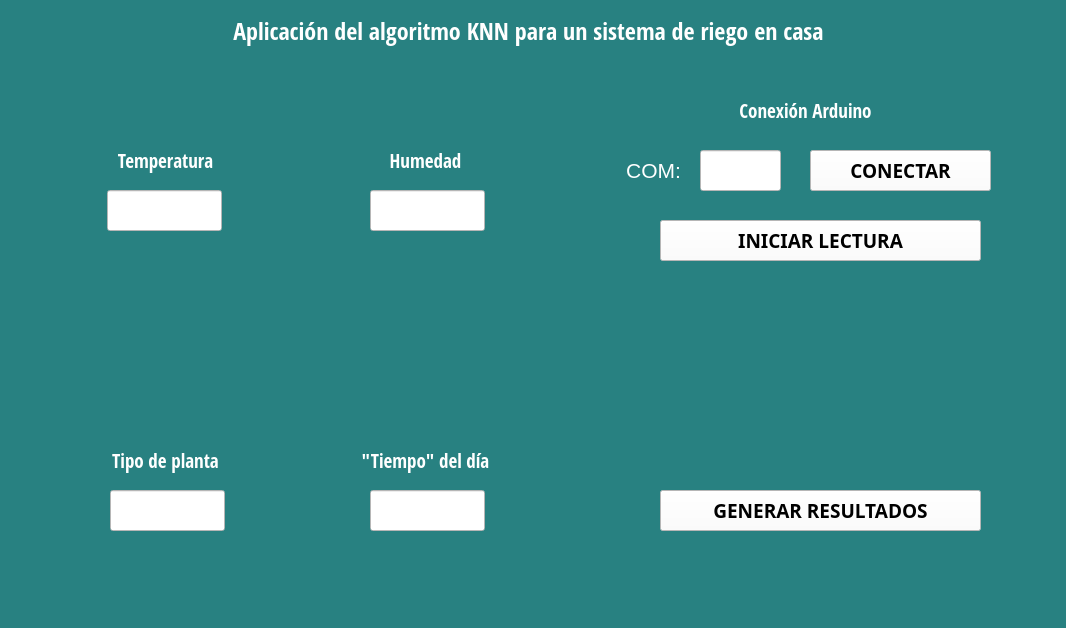
<?xml version="1.0" encoding="UTF-8"?>
<ui version="4.0">
 <class>MainWindow</class>
 <widget class="QMainWindow" name="MainWindow">
  <property name="geometry">
   <rect>
    <x>0</x>
    <y>0</y>
    <width>1066</width>
    <height>628</height>
   </rect>
  </property>
  <property name="maximumSize">
   <size>
    <width>1366</width>
    <height>768</height>
   </size>
  </property>
  <property name="windowTitle">
   <string>Proyecto Final</string>
  </property>
  <property name="styleSheet">
   <string notr="true">
background-color: rgb(40, 129, 129)</string>
  </property>
  <widget class="QWidget" name="centralwidget">
   <widget class="QLabel" name="label">
    <property name="geometry">
     <rect>
      <x>18</x>
      <y>10</y>
      <width>1021</width>
      <height>41</height>
     </rect>
    </property>
    <property name="font">
     <font>
      <family>Open Sans Condensed</family>
      <pointsize>18</pointsize>
      <weight>75</weight>
      <bold>true</bold>
     </font>
    </property>
    <property name="styleSheet">
     <string notr="true">color: rgb(255, 255, 255);</string>
    </property>
    <property name="text">
     <string>Aplicación del algoritmo KNN para un sistema de riego en casa</string>
    </property>
    <property name="alignment">
     <set>Qt::AlignCenter</set>
    </property>
   </widget>
   <widget class="QLabel" name="label_2">
    <property name="geometry">
     <rect>
      <x>690</x>
      <y>90</y>
      <width>231</width>
      <height>41</height>
     </rect>
    </property>
    <property name="font">
     <font>
      <family>Open Sans Condensed</family>
      <pointsize>14</pointsize>
      <weight>75</weight>
      <bold>true</bold>
     </font>
    </property>
    <property name="styleSheet">
     <string notr="true">color: rgb(255, 255, 255);</string>
    </property>
    <property name="text">
     <string>Conexión Arduino</string>
    </property>
    <property name="alignment">
     <set>Qt::AlignCenter</set>
    </property>
   </widget>
   <widget class="QLabel" name="label_3">
    <property name="geometry">
     <rect>
      <x>600</x>
      <y>150</y>
      <width>81</width>
      <height>41</height>
     </rect>
    </property>
    <property name="font">
     <font>
      <family>Arial</family>
      <pointsize>16</pointsize>
     </font>
    </property>
    <property name="styleSheet">
     <string notr="true">color: rgb(255, 255, 255);</string>
    </property>
    <property name="text">
     <string>COM:</string>
    </property>
    <property name="alignment">
     <set>Qt::AlignRight|Qt::AlignTrailing|Qt::AlignVCenter</set>
    </property>
   </widget>
   <widget class="QPushButton" name="btn_conectar">
    <property name="geometry">
     <rect>
      <x>810</x>
      <y>150</y>
      <width>181</width>
      <height>41</height>
     </rect>
    </property>
    <property name="font">
     <font>
      <family>Frutiger LT Std 47 Light Cn</family>
      <pointsize>14</pointsize>
      <weight>75</weight>
      <bold>true</bold>
     </font>
    </property>
    <property name="styleSheet">
     <string notr="true">background-color: rgb(255, 255, 255);</string>
    </property>
    <property name="text">
     <string>CONECTAR</string>
    </property>
   </widget>
   <widget class="QPushButton" name="btn_iniciar">
    <property name="geometry">
     <rect>
      <x>660</x>
      <y>220</y>
      <width>321</width>
      <height>41</height>
     </rect>
    </property>
    <property name="font">
     <font>
      <family>Frutiger LT Std 47 Light Cn</family>
      <pointsize>14</pointsize>
      <weight>75</weight>
      <bold>true</bold>
     </font>
    </property>
    <property name="styleSheet">
     <string notr="true">background-color: rgb(255, 255, 255);</string>
    </property>
    <property name="text">
     <string>INICIAR LECTURA</string>
    </property>
   </widget>
   <widget class="QLabel" name="label_4">
    <property name="geometry">
     <rect>
      <x>50</x>
      <y>140</y>
      <width>231</width>
      <height>41</height>
     </rect>
    </property>
    <property name="font">
     <font>
      <family>Open Sans Condensed</family>
      <pointsize>14</pointsize>
      <weight>75</weight>
      <bold>true</bold>
     </font>
    </property>
    <property name="styleSheet">
     <string notr="true">color: rgb(255, 255, 255);
</string>
    </property>
    <property name="text">
     <string>Temperatura</string>
    </property>
    <property name="alignment">
     <set>Qt::AlignCenter</set>
    </property>
   </widget>
   <widget class="QLabel" name="label_5">
    <property name="geometry">
     <rect>
      <x>310</x>
      <y>140</y>
      <width>231</width>
      <height>41</height>
     </rect>
    </property>
    <property name="font">
     <font>
      <family>Open Sans Condensed</family>
      <pointsize>14</pointsize>
      <weight>75</weight>
      <bold>true</bold>
     </font>
    </property>
    <property name="styleSheet">
     <string notr="true">color: rgb(255, 255, 255);
</string>
    </property>
    <property name="text">
     <string>Humedad</string>
    </property>
    <property name="alignment">
     <set>Qt::AlignCenter</set>
    </property>
   </widget>
   <widget class="QLabel" name="label_6">
    <property name="geometry">
     <rect>
      <x>50</x>
      <y>440</y>
      <width>231</width>
      <height>41</height>
     </rect>
    </property>
    <property name="font">
     <font>
      <family>Open Sans Condensed</family>
      <pointsize>14</pointsize>
      <weight>75</weight>
      <bold>true</bold>
     </font>
    </property>
    <property name="styleSheet">
     <string notr="true">color: rgb(255, 255, 255);
</string>
    </property>
    <property name="text">
     <string>Tipo de planta</string>
    </property>
    <property name="alignment">
     <set>Qt::AlignCenter</set>
    </property>
   </widget>
   <widget class="QLabel" name="label_7">
    <property name="geometry">
     <rect>
      <x>310</x>
      <y>440</y>
      <width>231</width>
      <height>41</height>
     </rect>
    </property>
    <property name="font">
     <font>
      <family>Open Sans Condensed</family>
      <pointsize>14</pointsize>
      <weight>75</weight>
      <bold>true</bold>
     </font>
    </property>
    <property name="styleSheet">
     <string notr="true">color: rgb(255, 255, 255);
</string>
    </property>
    <property name="text">
     <string>&quot;Tiempo&quot; del día</string>
    </property>
    <property name="alignment">
     <set>Qt::AlignCenter</set>
    </property>
   </widget>
   <widget class="QPushButton" name="btn_resultados">
    <property name="geometry">
     <rect>
      <x>660</x>
      <y>490</y>
      <width>321</width>
      <height>41</height>
     </rect>
    </property>
    <property name="font">
     <font>
      <family>Frutiger LT Std 47 Light Cn</family>
      <pointsize>14</pointsize>
      <weight>75</weight>
      <bold>true</bold>
     </font>
    </property>
    <property name="styleSheet">
     <string notr="true">background-color: rgb(255, 255, 255);</string>
    </property>
    <property name="text">
     <string>GENERAR RESULTADOS</string>
    </property>
   </widget>
   <widget class="QLineEdit" name="txt_com">
    <property name="geometry">
     <rect>
      <x>700</x>
      <y>150</y>
      <width>81</width>
      <height>41</height>
     </rect>
    </property>
    <property name="font">
     <font>
      <family>Frutiger LT Std 47 Light Cn</family>
      <pointsize>11</pointsize>
      <weight>75</weight>
      <bold>true</bold>
     </font>
    </property>
    <property name="styleSheet">
     <string notr="true">background-color: rgb(255, 255, 255);</string>
    </property>
    <property name="alignment">
     <set>Qt::AlignCenter</set>
    </property>
   </widget>
   <widget class="QLineEdit" name="txt_atributo1">
    <property name="geometry">
     <rect>
      <x>107</x>
      <y>190</y>
      <width>115</width>
      <height>41</height>
     </rect>
    </property>
    <property name="font">
     <font>
      <family>Frutiger LT Std 47 Light Cn</family>
      <pointsize>11</pointsize>
      <weight>75</weight>
      <bold>true</bold>
     </font>
    </property>
    <property name="styleSheet">
     <string notr="true">background-color: rgb(255, 255, 255);</string>
    </property>
    <property name="alignment">
     <set>Qt::AlignCenter</set>
    </property>
   </widget>
   <widget class="QLineEdit" name="txt_atributo2">
    <property name="geometry">
     <rect>
      <x>370</x>
      <y>190</y>
      <width>115</width>
      <height>41</height>
     </rect>
    </property>
    <property name="font">
     <font>
      <family>Frutiger LT Std 47 Light Cn</family>
      <pointsize>11</pointsize>
      <weight>75</weight>
      <bold>true</bold>
     </font>
    </property>
    <property name="styleSheet">
     <string notr="true">background-color: rgb(255, 255, 255);</string>
    </property>
    <property name="alignment">
     <set>Qt::AlignCenter</set>
    </property>
   </widget>
   <widget class="QLineEdit" name="txt_atributo3">
    <property name="geometry">
     <rect>
      <x>110</x>
      <y>490</y>
      <width>115</width>
      <height>41</height>
     </rect>
    </property>
    <property name="font">
     <font>
      <family>Frutiger LT Std 47 Light Cn</family>
      <pointsize>11</pointsize>
      <weight>75</weight>
      <bold>true</bold>
     </font>
    </property>
    <property name="styleSheet">
     <string notr="true">background-color: rgb(255, 255, 255);</string>
    </property>
    <property name="alignment">
     <set>Qt::AlignCenter</set>
    </property>
   </widget>
   <widget class="QLineEdit" name="txt_atributo4">
    <property name="geometry">
     <rect>
      <x>370</x>
      <y>490</y>
      <width>115</width>
      <height>41</height>
     </rect>
    </property>
    <property name="font">
     <font>
      <family>Frutiger LT Std 47 Light Cn</family>
      <pointsize>11</pointsize>
      <weight>75</weight>
      <bold>true</bold>
     </font>
    </property>
    <property name="styleSheet">
     <string notr="true">background-color: rgb(255, 255, 255);</string>
    </property>
    <property name="alignment">
     <set>Qt::AlignCenter</set>
    </property>
   </widget>
  </widget>
  <widget class="QMenuBar" name="menubar">
   <property name="geometry">
    <rect>
     <x>0</x>
     <y>0</y>
     <width>1066</width>
     <height>26</height>
    </rect>
   </property>
  </widget>
  <widget class="QStatusBar" name="statusbar"/>
 </widget>
 <resources/>
 <connections/>
</ui>
